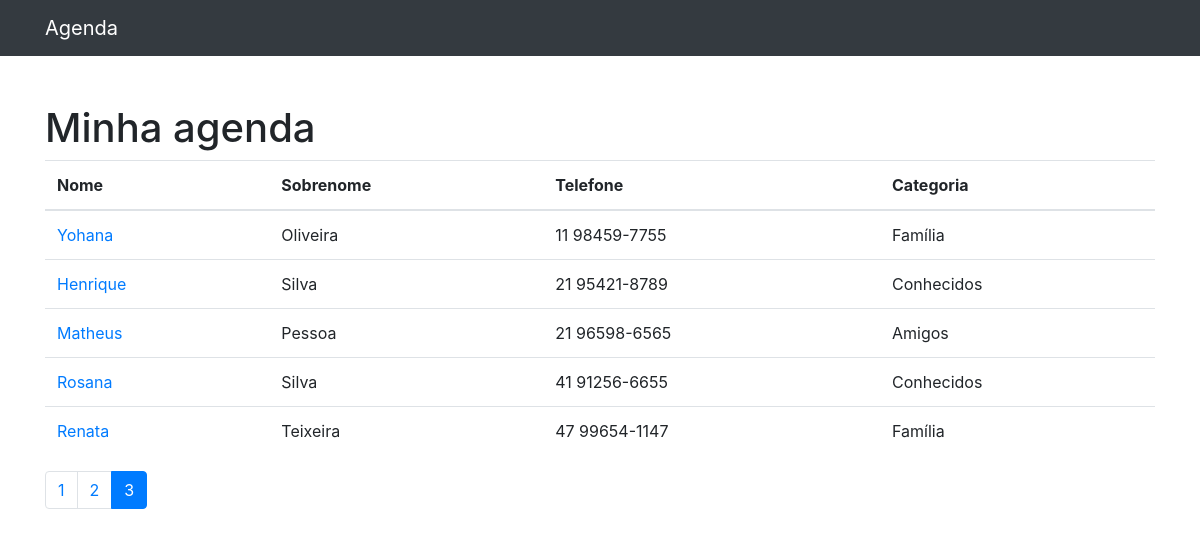
Screenshot of /?p=3 with the database file from the repository.
### contatos/models.py (models this page shows, shortened)
class Contato(models.Model):
    nome = models.CharField(max_length=255)
    sobrenome = models.CharField(max_length=255, blank=True)
    telefone = models.CharField(max_length=255)
    email = models.CharField(max_length=255, blank=True)
    data_criacao = models.DateTimeField(default=timezone.now)
    descricao = models.TextField(blank=True)
    categoria = models.ForeignKey(Categoria, on_delete=models.DO_NOTHING)
    mostrar = models.BooleanField(default=True)

class Categoria(models.Model):
    nome = models.CharField(max_length=255)
    def __str__(self):
        return self.nome

### contatos/views.py (the view)
# urls.py: path('', views.index, name='index'),
def index(request):
    contatos = Contato.objects.all()
    paginator = Paginator(contatos, 5)
    page = request.GET.get('p')
    contatos = paginator.get_page(page)
    return render(request, 'contatos/index.html', {
        'contatos': contatos
    })

### contatos/templates/contatos/index.html
{% extends 'base.html'  %}
{%block conteudo%}
    <h1 class="mt-5">Minha agenda</h1>
    <table class="table">
    <thead>
        <tr>
        <th>Nome</th>
        <th>Sobrenome</th>
        <th>Telefone</th>
        <th>Categoria</th>
        </tr>
    </thead>
    <tbody>
        {% for contato in contatos  %}
            {% if contato.mostrar %}
            <tr>
                <td>
                    <a href="{% url 'ver_contato' contato.id %}"> {{ contato.nome }}</a>
                </td>
                <td>{{ contato.sobrenome }}</td>
                <td>{{ contato.telefone }}</td>
                <td>{{ contato.categoria }}</td>
            </tr>
            {% endif %}
        {% endfor %}
    </tbody>
    </table>
<nav aria-label="Page navigation example">
    <ul class="pagination">
        {% for pagina in contatos.paginator.page_range %}
            {% if contatos.number == pagina %}
                <li class="page-item active">
                    <a class="page-link" href="?p={{ pagina }}">{{ pagina }}</a>
                </li>
            {% else %}
                <li class="page-item">
                    <a class="page-link" href="?p={{ pagina }}">{{ pagina }}</a>
                </li>
            {% endif %}
        {% endfor %}
    </ul>
</nav>
{%endblock%}

### rows the page displays
Contato: nome "Yohana", sobrenome "Oliveira", telefone "11 98459-7755", categoria "Família"
Contato: nome "Henrique", sobrenome "Silva", telefone "21 95421-8789", categoria "Conhecidos"
Contato: nome "Matheus", sobrenome "Pessoa", telefone "21 96598-6565", categoria "Amigos"
Contato: nome "Rosana", sobrenome "Silva", telefone "41 91256-6655", categoria "Conhecidos"
Contato: nome "Renata", sobrenome "Teixeira", telefone "47 99654-1147", categoria "Família"

### other values shown
{{ pagina }} "1" "2"
{{ pagina }} "3"
